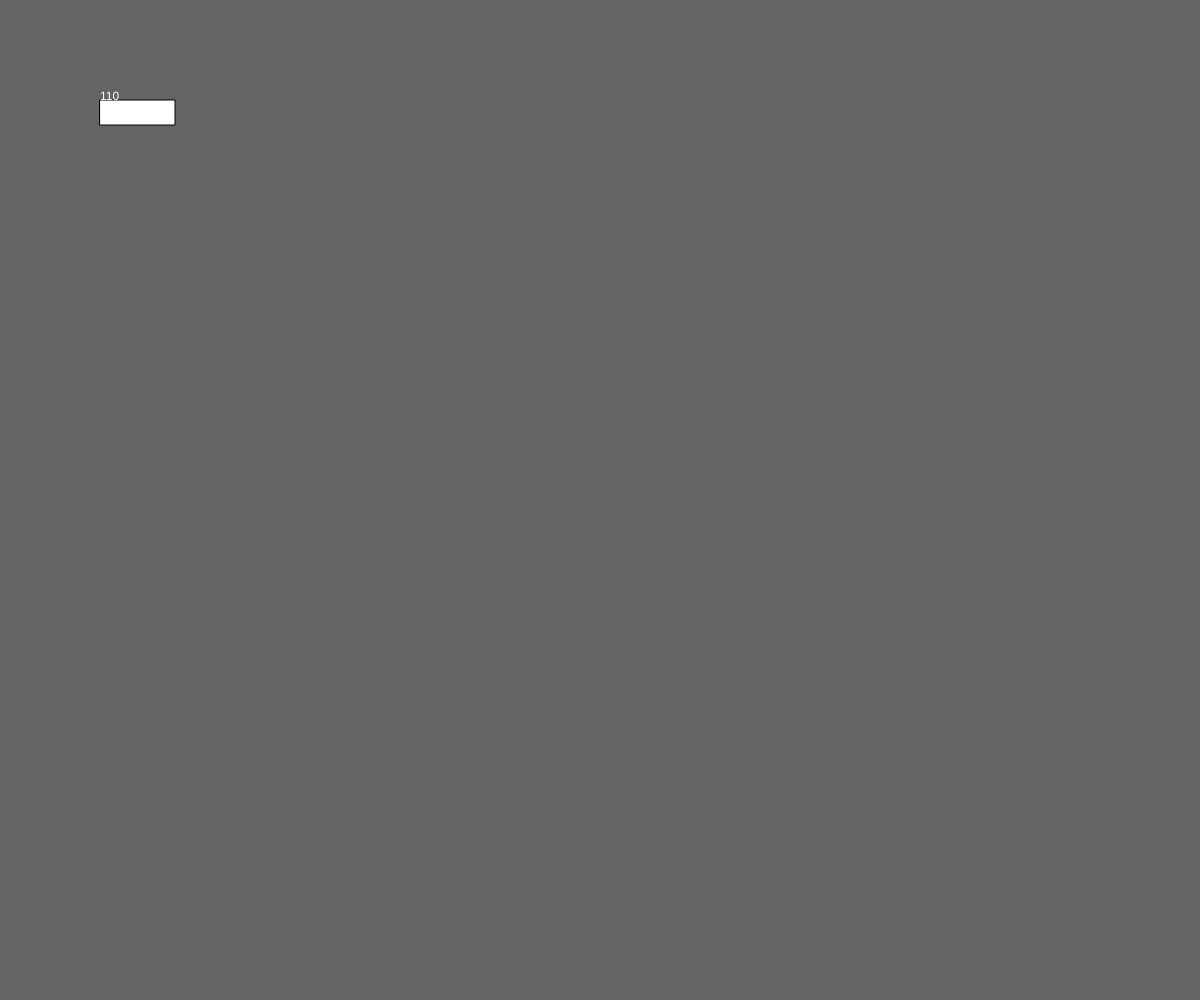
Frame 1 (no input)
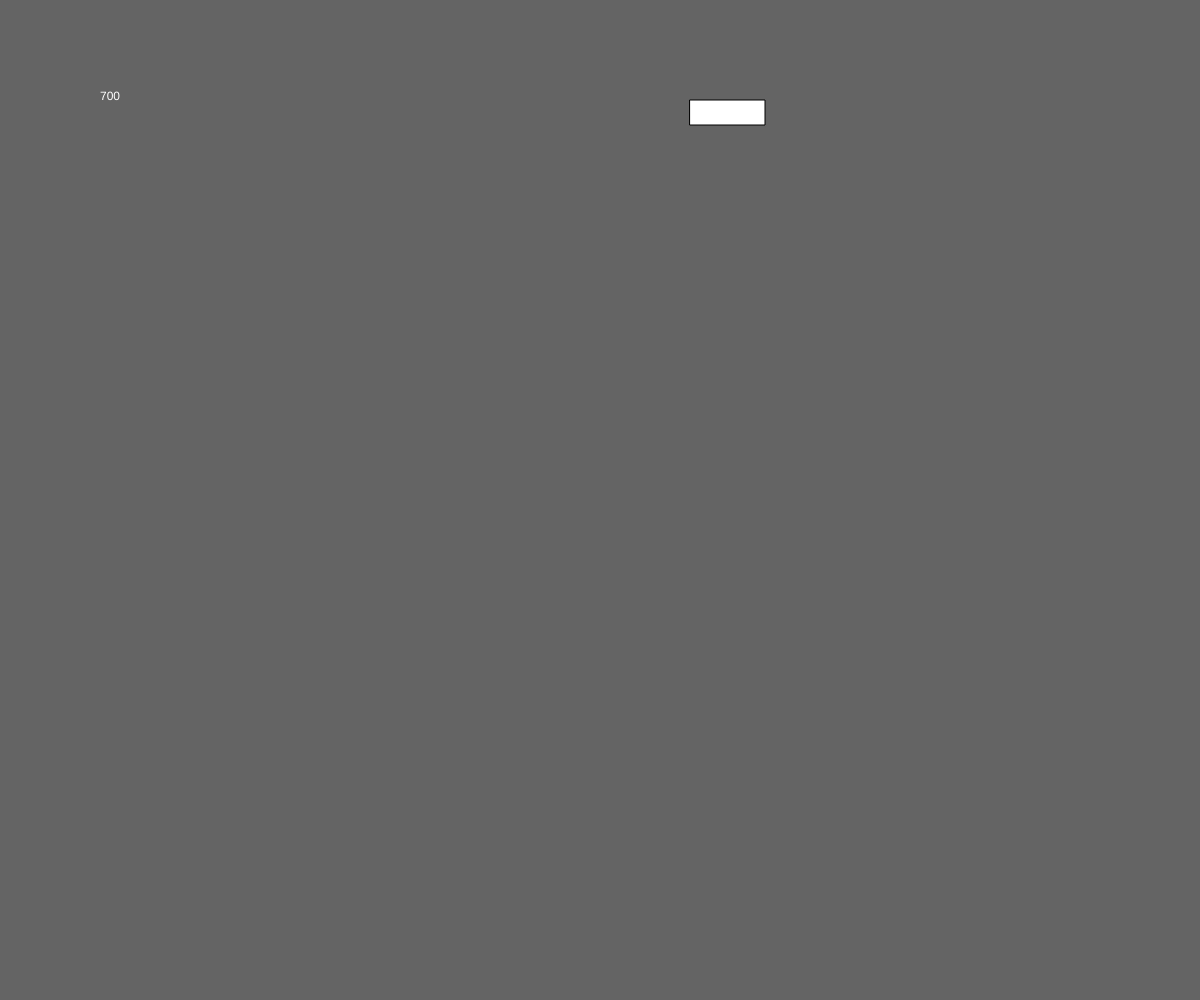
Frame 60 (no input)
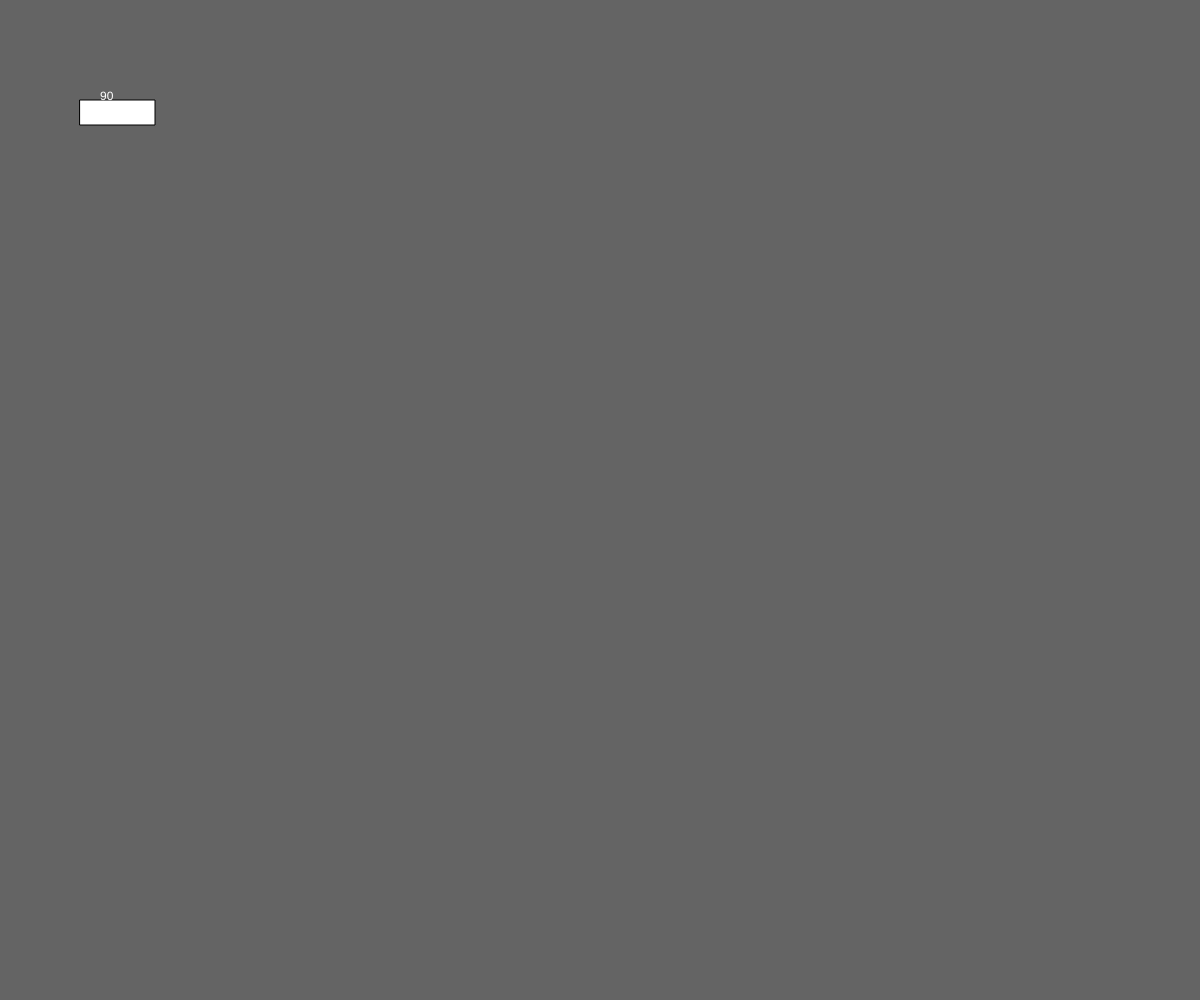
Frame 120 (the mouse pressed at the canvas centre since frame 60)

The p5.js sketch that drew these frames (run headless with seeded random() and noise() and a simulated clock; from frame 60 on, the mouse is pressed at the canvas centre):

// p5.js sketch
// ── sketch.js
let myCar;

function setup() {
  createCanvas(windowWidth, windowHeight);

  // Spawn one object
  myCar = new Car();

}

function draw() {
  background(100);

  myCar.display();
  myCar.move();
  fill('white') ;
  text(myCar.x, 100, 100 ) ;

}




class Car {

  // constructor
  constructor() {
    this.x = 100 ;  // initialize your attributes here

  }

  // methods

  display() {
    rect(this.x, 100, 75, 25);
  }

  move() {
    this.x = this.x + 10;
    if (this.x > width) this.x = 0 ;
  }

}
